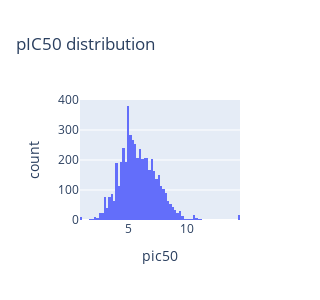

Source (notebook cell):
### Code cell
px.histogram(dfc,x="pic50", title="pIC50 distribution", height=300, width=300)

### Figure 1 — Plotly figure (JSON) as saved in the notebook; plotly's stock layout.template omitted (floating-point values rounded to 4 significant figures; data arrays with more than 128 entries replaced by an {"elided": "..."} marker saying what was removed)
{"data": [{"alignmentgroup": "True", "bingroup": "x", "hovertemplate": "pic50=%{x}<br>count=%{y}<extra></extra>", "legendgroup": "", "marker": {"color": "#636efa"}, "name": "", "offsetgroup": "", "orientation": "v", "showlegend": false, "type": "histogram", "x": {"elided": "5043 float values"}, "xaxis": "x", "yaxis": "y"}], "layout": {"barmode": "relative", "height": 300, "legend": {"tracegroupgap": 0}, "title": {"text": "pIC50 distribution"}, "width": 300, "xaxis": {"anchor": "y", "domain": [0, 1], "title": {"text": "pic50"}}, "yaxis": {"anchor": "x", "domain": [0, 1], "title": {"text": "count"}}}}
